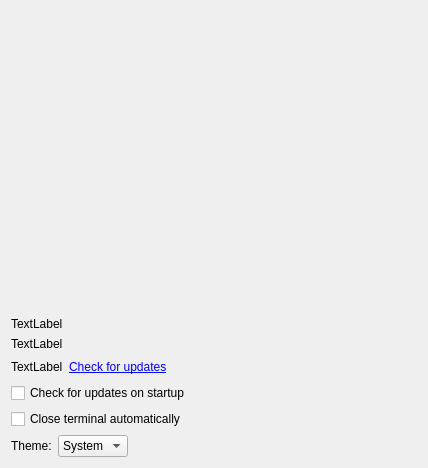
<?xml version="1.0" encoding="UTF-8"?>
<ui version="4.0">
 <class>MainDialog</class>
 <widget class="QDialog" name="MainDialog">
  <property name="geometry">
   <rect>
    <x>0</x>
    <y>0</y>
    <width>428</width>
    <height>454</height>
   </rect>
  </property>
  <property name="minimumSize">
   <size>
    <width>0</width>
    <height>0</height>
   </size>
  </property>
  <property name="windowTitle">
   <string>ELKY5 Launcher</string>
  </property>
  <property name="locale">
   <locale language="English" country="UnitedStates"/>
  </property>
  <layout class="QGridLayout" name="gridLayout">
   <item row="0" column="0">
    <layout class="QVBoxLayout" name="verticalLayout_5">
     <item>
      <layout class="QHBoxLayout" name="horizontalLayout_3">
       <item>
        <layout class="QVBoxLayout" name="verticalLayout_3">
         <item>
          <widget class="ConfigurationListWidget" name="widget" native="true">
           <property name="sizePolicy">
            <sizepolicy hsizetype="MinimumExpanding" vsizetype="Preferred">
             <horstretch>0</horstretch>
             <verstretch>0</verstretch>
            </sizepolicy>
           </property>
           <property name="minimumSize">
            <size>
             <width>400</width>
             <height>300</height>
            </size>
           </property>
          </widget>
         </item>
        </layout>
       </item>
      </layout>
     </item>
     <item>
      <layout class="QVBoxLayout" name="verticalLayout_4">
       <item>
        <widget class="QLabel" name="label_settings_file">
         <property name="text">
          <string>TextLabel</string>
         </property>
        </widget>
       </item>
       <item>
        <widget class="QLabel" name="label_Interpreter">
         <property name="frameShape">
          <enum>QFrame::NoFrame</enum>
         </property>
         <property name="frameShadow">
          <enum>QFrame::Sunken</enum>
         </property>
         <property name="text">
          <string>TextLabel</string>
         </property>
        </widget>
       </item>
       <item>
        <layout class="QHBoxLayout" name="versionLayout">
         <item>
          <widget class="QLabel" name="label_Version">
           <property name="text">
            <string>TextLabel</string>
           </property>
          </widget>
         </item>
         <item>
          <widget class="QLabel" name="check_updates_link">
           <property name="text">
            <string>&lt;a href=&quot;check&quot;&gt;Check for updates&lt;/a&gt;</string>
           </property>
           <property name="textFormat">
            <enum>Qt::RichText</enum>
           </property>
          </widget>
         </item>
         <item>
          <spacer name="versionSpacer">
           <property name="orientation">
            <enum>Qt::Horizontal</enum>
           </property>
           <property name="sizeHint" stdset="0">
            <size>
             <width>40</width>
             <height>20</height>
            </size>
           </property>
          </spacer>
         </item>
        </layout>
       </item>
       <item>
        <widget class="QCheckBox" name="check_updates_on_startup">
         <property name="text">
          <string>Check for updates on startup</string>
         </property>
        </widget>
       </item>
       <item>
        <widget class="QCheckBox" name="close_terminal">
         <property name="text">
          <string>Close terminal automatically</string>
         </property>
        </widget>
       </item>
       <item>
        <layout class="QHBoxLayout" name="themeLayout">
         <item>
          <widget class="QLabel" name="label_theme">
           <property name="text">
            <string>Theme:</string>
           </property>
          </widget>
         </item>
         <item>
          <widget class="QComboBox" name="theme_combo">
           <item>
            <property name="text">
             <string>System</string>
            </property>
           </item>
           <item>
            <property name="text">
             <string>Dark</string>
            </property>
           </item>
           <item>
            <property name="text">
             <string>Light</string>
            </property>
           </item>
          </widget>
         </item>
         <item>
          <spacer name="themeSpacer">
           <property name="orientation">
            <enum>Qt::Horizontal</enum>
           </property>
           <property name="sizeHint" stdset="0">
            <size>
             <width>40</width>
             <height>20</height>
            </size>
           </property>
          </spacer>
         </item>
        </layout>
       </item>
      </layout>
     </item>
    </layout>
   </item>
  </layout>
 </widget>
 <layoutdefault spacing="6" margin="11"/>
 <customwidgets>
  <customwidget>
   <class>ConfigurationListWidget</class>
   <extends>QWidget</extends>
   <header>configurationListWidget.h</header>
   <container>1</container>
  </customwidget>
 </customwidgets>
 <resources/>
 <connections/>
 <buttongroups>
  <buttongroup name="buttonGroup_Console"/>
 </buttongroups>
</ui>
